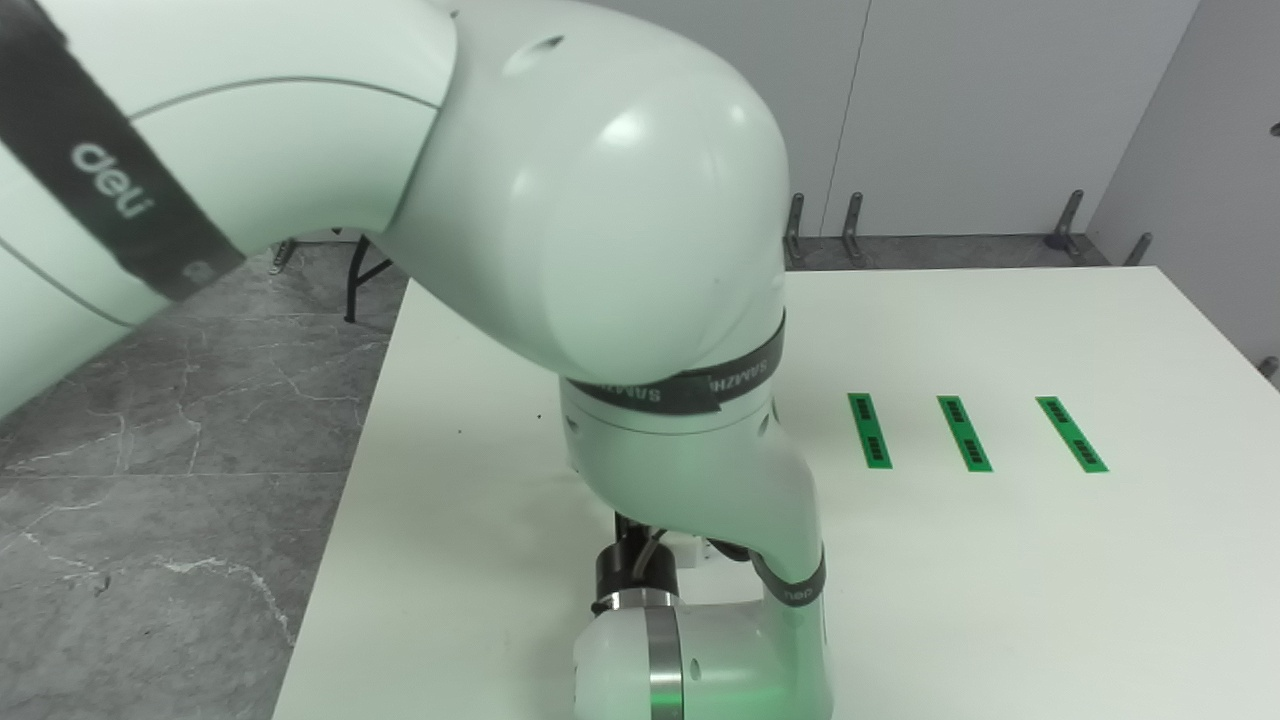
#> input picture captures/20260903_222646_zed.jpg, 1280 x 720 px
$ python -i colored_pad_detector.py   (imports and definitions only)
#> lines starting #> are read from the running program, lines starting #| are printed output that depends on the picture; after the words box and inside, x2 and y2 are one past the last pixel; in counts of white or black regions, pixels touching at a corner belong together
#> further down, picture is the input picture: shape (720, 1280, 3); mean B, G, R 147.1, 156.5, 144.9
"""Detect the four colored strips used by the thermal-pad placement stage."""

from __future__ import annotations

from dataclasses import asdict, dataclass

import cv2
import numpy as np


@dataclass(frozen=True)
class ColoredPad:
    color: str
    center_px: tuple[float, float]
    bbox_xywh: tuple[int, int, int, int]
    area_px: float
    fill_ratio: float
    mean_saturation: float
    confidence: float

    # [5 lines left out: function to_dict, not called in this run]


def _mask(hsv: np.ndarray, color: str) -> np.ndarray:
    if color == "red":
        low = cv2.inRange(hsv, (0, 75, 45), (16, 255, 255))
        high = cv2.inRange(hsv, (165, 75, 45), (179, 255, 255))
        mask = cv2.bitwise_or(low, high)
    elif color == "green":
        mask = cv2.inRange(hsv, (35, 55, 35), (95, 255, 255))
    else:
        raise ValueError(f"unsupported color: {color}")
    mask = cv2.morphologyEx(
        mask, cv2.MORPH_OPEN, cv2.getStructuringElement(cv2.MORPH_ELLIPSE, (3, 3))
    )
    return cv2.morphologyEx(
        mask, cv2.MORPH_CLOSE, cv2.getStructuringElement(cv2.MORPH_RECT, (9, 17))
    )


def detect_colored_pads(
    bgr: np.ndarray,
    *,
    roi=(0.0, 0.0, 1.0, 1.0),
    minimum_area_px: float = 100.0,
    maximum_area_fraction: float = 0.15,
) -> list[ColoredPad]:
#> called with roi = (0, 0, 1, 1), minimum_area_px = 100, maximum_area_fraction = 0.15
    if not isinstance(bgr, np.ndarray) or bgr.ndim != 3 or bgr.shape[2] != 3:
        raise ValueError("bgr must be an HxWx3 image")
    height, width = bgr.shape[:2]
#> height = 720; width = 1280
    left, top, right, bottom = roi
    x0, y0 = int(left * width), int(top * height)
#> x0 = 0; y0 = 0
    x1, y1 = int(right * width), int(bottom * height)
#> x1 = 1280; y1 = 720
    if not (0 <= x0 < x1 <= width and 0 <= y0 < y1 <= height):
        raise ValueError("invalid normalized ROI")
    hsv = cv2.cvtColor(bgr, cv2.COLOR_BGR2HSV)
#> hsv: shape (720, 1280, 3); mean H, S, V 67.5, 20.7, 156.6
    detections: list[ColoredPad] = []
    for color in ("red", "green"):
        mask = _mask(hsv, color)
        roi_mask = np.zeros_like(mask)
        roi_mask[y0:y1, x0:x1] = mask[y0:y1, x0:x1]
        contours, _ = cv2.findContours(
            roi_mask, cv2.RETR_EXTERNAL, cv2.CHAIN_APPROX_SIMPLE
        )
        for contour in contours:
            area = float(cv2.contourArea(contour))
            if not minimum_area_px <= area <= maximum_area_fraction * height * width:
                continue
            x, y, w, h = cv2.boundingRect(contour)
            if min(w, h) < 6:
                continue
            rect = cv2.minAreaRect(contour)
            side_a, side_b = map(float, rect[1])
            rectangle_area = max(side_a * side_b, 1.0)
            fill = area / rectangle_area
            if fill < 0.20:
                continue
            pixels = np.zeros(mask.shape, np.uint8)
            cv2.drawContours(pixels, [contour], -1, 255, -1)
            selected = pixels > 0
            mean_saturation = float(np.mean(hsv[..., 1][selected]))
            # White robot links and floor shadows can fall inside the broad
            # green hue interval, but their saturation stays low.  The four
            # printed task pads remain strongly saturated in the deployed ZED
            # stream, including the partially arm-occluded red pad.
            if mean_saturation < 100.0:
                continue
            confidence = float(np.clip(
                0.50 * fill + 0.35 * mean_saturation / 255.0
                + 0.15 * min(1.0, area / 1200.0),
                0.0,
                1.0,
            ))
            detections.append(ColoredPad(
                color=color,
                center_px=(x + w / 2.0, y + h / 2.0),
                bbox_xywh=(x, y, w, h),
                area_px=area,
                fill_ratio=fill,
                mean_saturation=mean_saturation,
                confidence=confidence,
            ))
#> this loop made 2 passes
#> pass 2, in _mask (call 2), `mask = cv2.inRange(hsv, (35, 55, 35), (95, 255, 255))`:
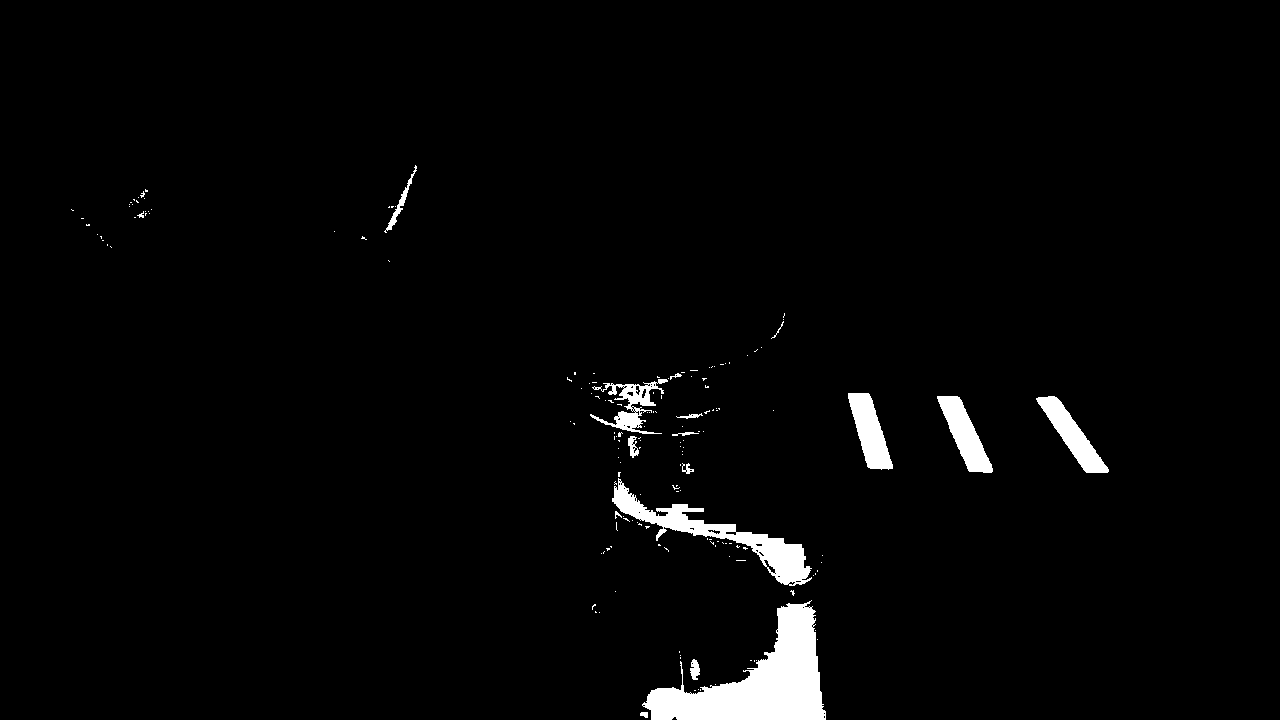
#> mask: shape (720, 1280); 2.4% white; 166 white regions (149 under 20 px), largest, box (x1, y1, x2, y2) and area: (642, 600, 826, 720) 9808, (612, 478, 812, 586) 4327, (937, 396, 993, 473) 1885
#> pass 2, in _mask (call 2), `mask = cv2.morphologyEx( mask, cv2.MORPH_OPEN, cv2.getStructuringEleme..`:
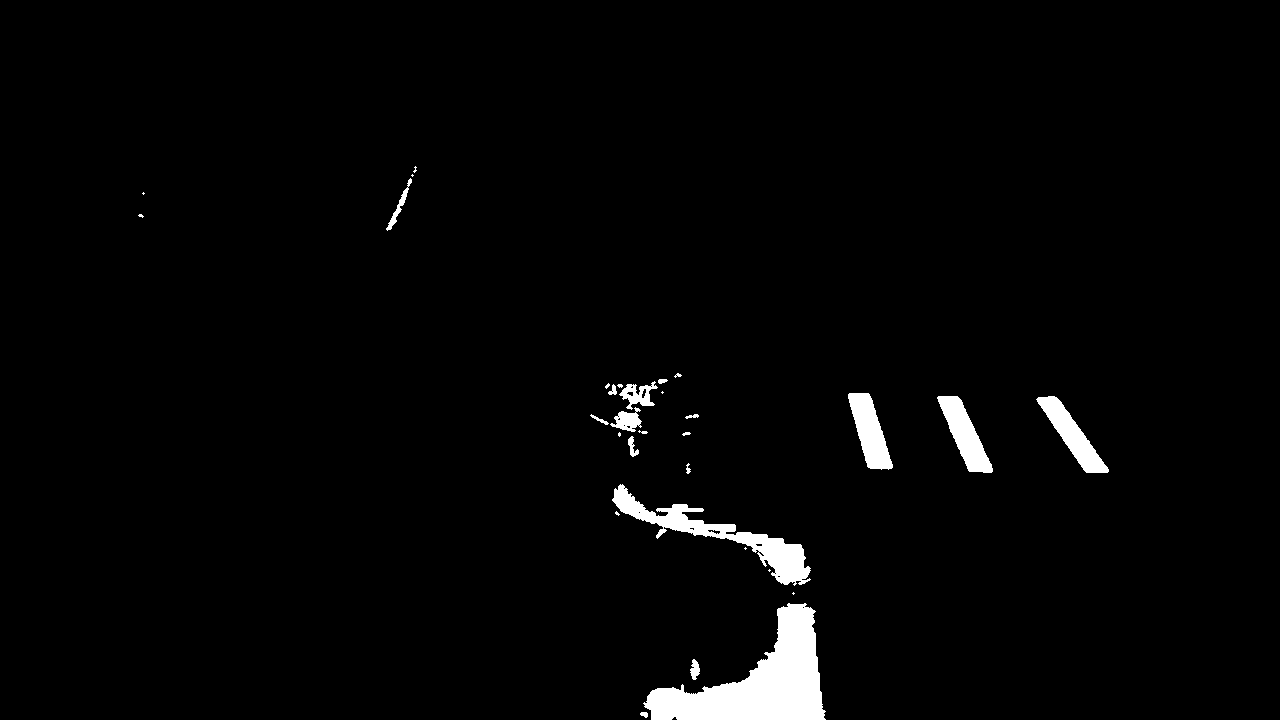
#> mask: shape (720, 1280); 2.3% white; 31 white regions (12 under 20 px), largest, box (x1, y1, x2, y2) and area: (643, 603, 826, 720) 9693, (612, 484, 811, 586) 4202, (937, 396, 993, 473) 1883
#> pass 2, in detect_colored_pads, `mask = _mask(hsv, color)`:
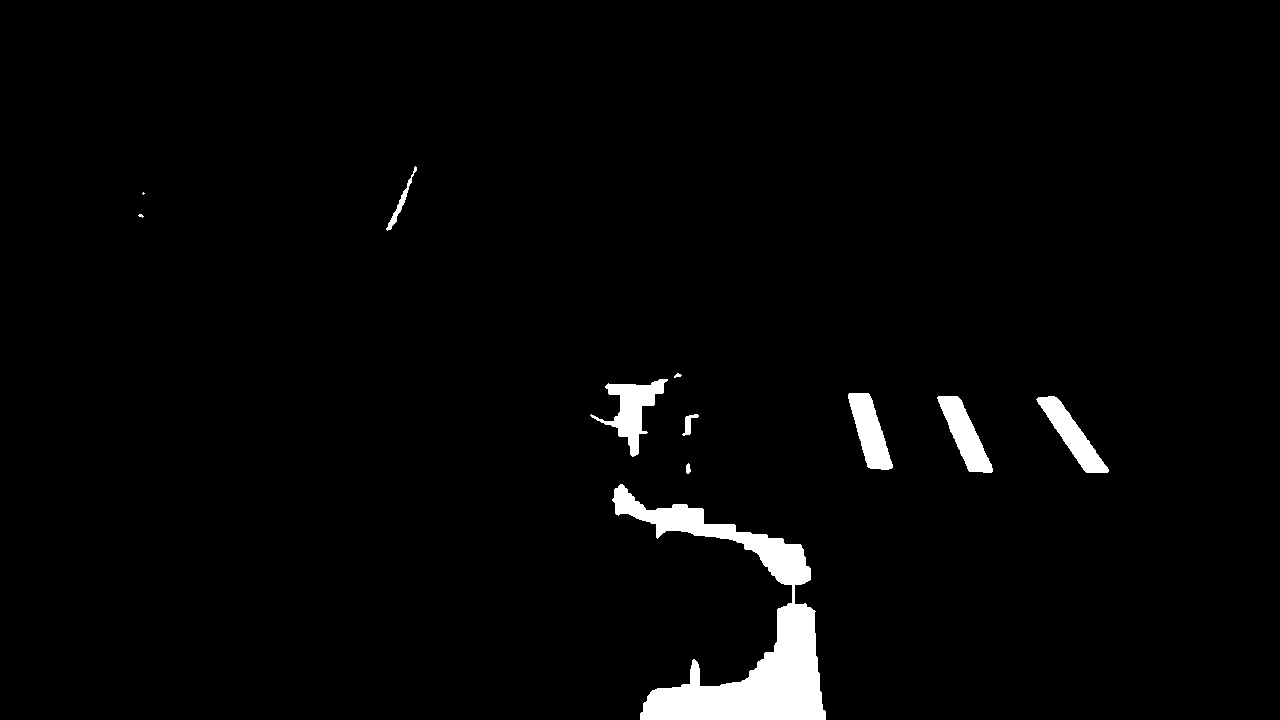
#> mask: shape (720, 1280); 2.5% white; 11 white regions (2 under 20 px), largest, box (x1, y1, x2, y2) and area: (612, 484, 826, 720) 15187, (590, 379, 668, 457) 2097, (937, 396, 993, 473) 1883
#> after the loop:
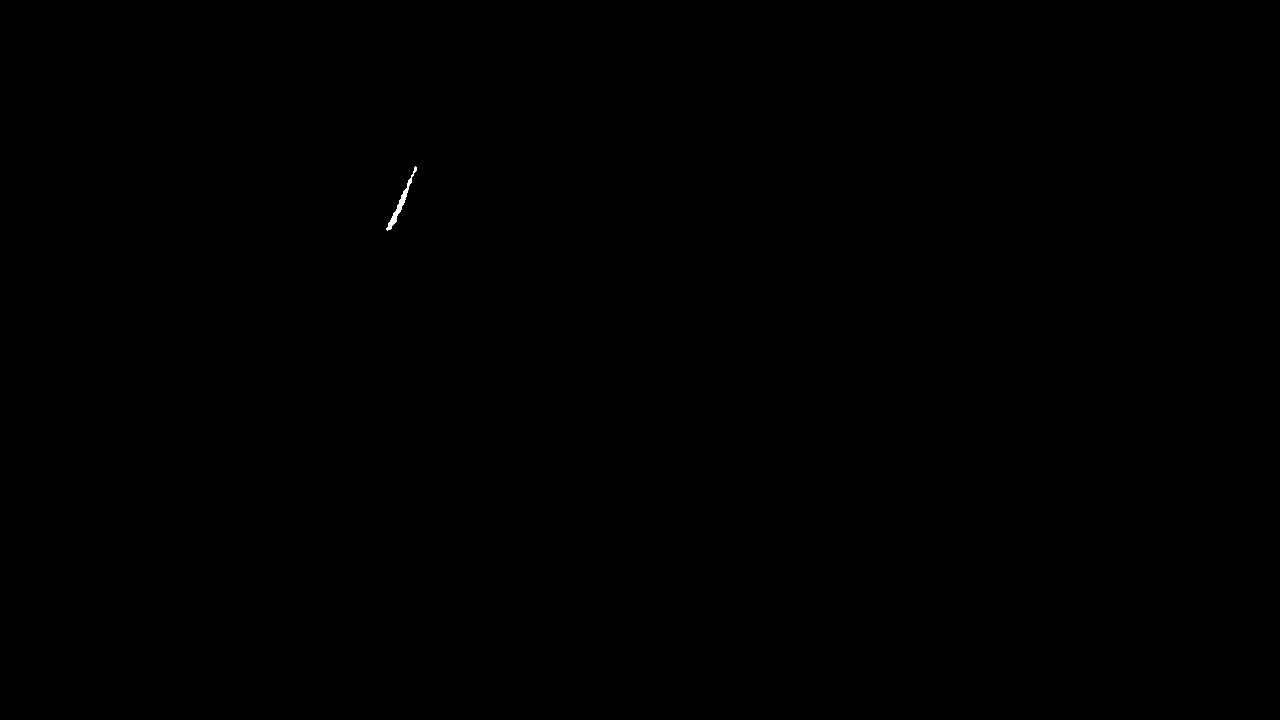
#> pixels: shape (720, 1280); 0.03% white; 1 white region, box (x1, y1, x2, y2) and area: (386, 166, 417, 231) 287
#> after the loop, detections = 3 items
    # Black print can fragment a strip, and hue uncertainty can create red and
    # green proposals at the same location. Keep one proposal per physical pad;
    # a red proposal wins a close tie because there is exactly one red target.
    accepted: list[ColoredPad] = []
    for candidate in sorted(
        detections,
        key=lambda item: (item.color == "red", item.confidence, item.area_px),
        reverse=True,
    ):
        if any(np.linalg.norm(
            np.asarray(candidate.center_px) - np.asarray(other.center_px)
        ) < 50.0 for other in accepted):
            continue
        accepted.append(candidate)
#> this loop made 3 passes
#> after the loop, accepted = 3 items
    return sorted(accepted, key=lambda item: item.center_px[0])


# [189 lines left out: functions map_layout_to_distances, fit_center_distance_model, predict_distance_from_center, estimate_red_station_from_reference, best_red_wrist_target, annotate, not called in this run]

>>> import cv2
>>> picture = cv2.imread('captures/20260903_222646_zed.jpg')
>>> result = detect_colored_pads(picture)
#> result = 3 items
